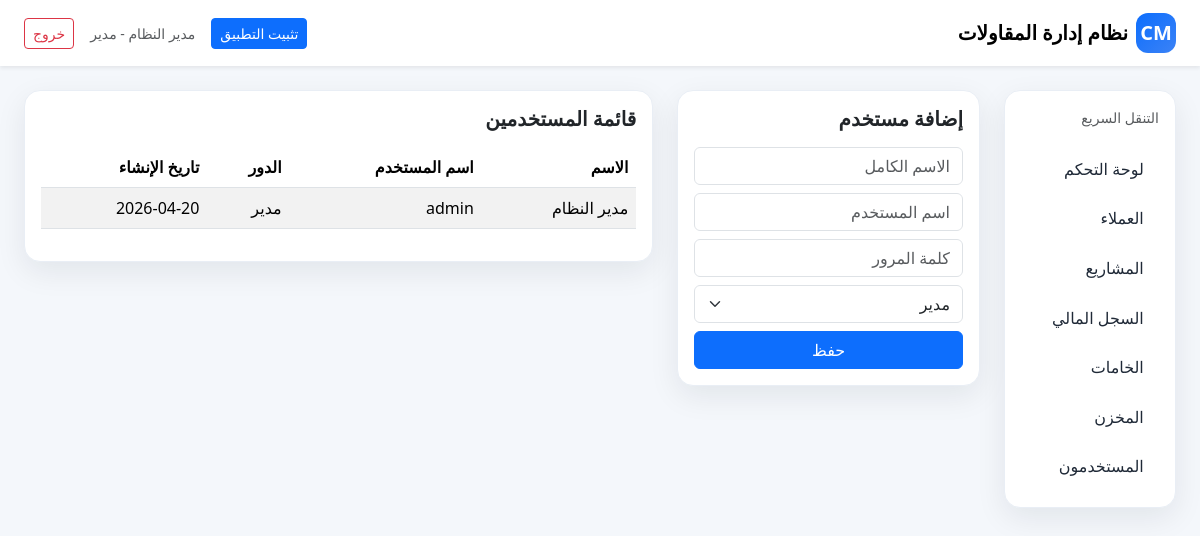
Screenshot of /users (signed in) with the database file from the repository.
### app.py (models this page shows, shortened)
class User(UserMixin, db.Model):
    id = db.Column(db.Integer, primary_key=True)
    full_name = db.Column(db.String(150), nullable=False)
    username = db.Column(db.String(80), unique=True, nullable=False)
    password_hash = db.Column(db.String(255), nullable=False)
    role_id = db.Column(db.Integer, db.ForeignKey('role.id'))
    is_active_user = db.Column(db.Boolean, default=True)
    created_at = db.Column(db.DateTime, default=datetime.utcnow)
    role = db.relationship('Role')
    @property
    def is_admin(self):
        return self.role and self.role.code == 'admin'

class Role(db.Model):
    id = db.Column(db.Integer, primary_key=True)
    name = db.Column(db.String(100), nullable=False)
    code = db.Column(db.String(50), unique=True, nullable=False)

### app.py (the view, shortened to what this page needs)
@app.route('/users', methods=['GET', 'POST'])
@login_required
@admin_required
def users():
    all_users = User.query.order_by(User.id.desc()).all()
    roles = Role.query.order_by(Role.name).all()
    return render_template('users.html', users=all_users, roles=roles)

### app.py (called while the page is built)
@login_manager.user_loader
def load_user(user_id):
    return User.query.get(int(user_id))

def admin_required(func):
    @wraps(func)
    def wrapper(*args, **kwargs):
        if not current_user.is_authenticated or not current_user.is_admin:
            flash('غير مسموح لك بهذه العملية', 'danger')
            return redirect(url_for('dashboard'))
        return func(*args, **kwargs)
    return wrapper

### templates/users.html (shortened to what this page needs)
{% extends 'base.html' %}
{% block content %}
<div class="row g-4">
  <div class="col-lg-4">
    <div class="card section-card p-3">
      <h5 class="fw-bold mb-3">إضافة مستخدم</h5>
      <form method="post" class="row g-2">
        <div class="col-12"><input name="full_name" class="form-control" placeholder="الاسم الكامل" required></div>
        <div class="col-12"><input name="username" class="form-control" placeholder="اسم المستخدم" required></div>
        <div class="col-12"><input type="password" name="password" class="form-control" placeholder="كلمة المرور" required></div>
        <div class="col-12"><select name="role_id" class="form-select">{% for role in roles %}<option value="{{ role.id }}">{{ role.name }}</option>{% endfor %}</select></div>
        <div class="col-12"><button class="btn btn-primary w-100">حفظ</button></div>
      </form>
    </div>
  </div>
  <div class="col-lg-8">
    <div class="card section-card p-3">
      <h5 class="fw-bold mb-3">قائمة المستخدمين</h5>
      <table class="table table-striped">
        <thead><tr><th>الاسم</th><th>اسم المستخدم</th><th>الدور</th><th>تاريخ الإنشاء</th></tr></thead>
        <tbody>
          {% for user in users %}
          <tr><td>{{ user.full_name }}</td><td>{{ user.username }}</td><td>{{ user.role.name if user.role else '-' }}</td><td>{{ user.created_at.strftime('%Y-%m-%d') }}</td></tr>
          {% endfor %}
        </tbody>
      </table>
    </div>
  </div>
</div>
{% endblock %}

### templates/base.html (shortened to what this page needs)
<!doctype html>
<html lang="ar" dir="rtl">
<head>
  <link href="https://cdn.jsdelivr.net/npm/bootstrap@5.3.3/dist/css/bootstrap.rtl.min.css" rel="stylesheet">
</head>
<body>
{% if current_user.is_authenticated %}
<nav class="navbar navbar-expand-lg bg-white shadow-sm sticky-top">
  <div class="container-fluid px-3 px-lg-4">
    <div class="d-flex align-items-center gap-2">
      <a class="navbar-brand fw-bold d-flex align-items-center gap-2 mb-0" href="{{ url_for('dashboard') }}">
        <span class="brand-mark">CM</span>
        <span class="topbar-title">نظام إدارة المقاولات</span>
      </a>
    </div>
    <div class="d-flex gap-2 gap-lg-3 align-items-center">
      <button id="installAppBtn" class="btn btn-primary btn-sm d-none d-lg-inline-flex">تثبيت التطبيق</button>
      <span class="text-muted small d-none d-md-inline">{{ current_user.full_name }} - {{ current_user.role.name if current_user.role else '' }}</span>
      <a class="btn btn-outline-danger btn-sm" href="{{ url_for('logout') }}">خروج</a>
    </div>
  </div>
</nav>
<div class="container-fluid px-3 px-lg-4 py-3 py-lg-4 app-shell">
  <div class="row g-4">
    <div class="col-lg-2 d-none d-lg-block">
      <div class="bg-white p-3 section-card sticky-top sidebar-panel">
        <div class="small text-muted mb-3">التنقل السريع</div>
        <a class="sidebar-link" href="{{ url_for('dashboard') }}">لوحة التحكم</a>
        <a class="sidebar-link" href="{{ url_for('clients') }}">العملاء</a>
        <a class="sidebar-link" href="{{ url_for('projects') }}">المشاريع</a>
        <a class="sidebar-link" href="{{ url_for('finance') }}">السجل المالي</a>
        <a class="sidebar-link" href="{{ url_for('materials') }}">الخامات</a>
        <a class="sidebar-link" href="{{ url_for('inventory') }}">المخزن</a>
        {% if current_user.is_admin %}
        <a class="sidebar-link" href="{{ url_for('users') }}">المستخدمون</a>
        {% endif %}
      </div>
    </div>
    <div class="col-12 col-lg-10">
{% else %}
<div class="container py-3 py-md-4">
{% endif %}
{% block content %}{% endblock %}
{% if current_user.is_authenticated %}
    </div>
  </div>
</div>
{% else %}
</div>
{% endif %}
</body>
</html>

### templates/base.html (style rules this page uses)
:root { --brand:#0d6efd; --brand-dark:#0b57d0; --bg:#f4f7fb; --card-shadow:0 10px 30px rgba(15,23,42,.08); --border:#e9eef5; }
body { background:var(--bg); }
.app-shell { min-height: calc(100vh - 76px); }
.sidebar-link { text-decoration:none; color:#1f2937; display:block; padding:.80rem .95rem; border-radius:.85rem; font-weight:500; }
.stat-card, .section-card { border:1px solid var(--border); border-radius:1rem; box-shadow:var(--card-shadow); }
.section-card { overflow:hidden; }
.sidebar-panel { top:20px; }
.brand-mark { width:40px; height:40px; border-radius:12px; display:inline-flex; align-items:center; justify-content:center; background:linear-gradient(135deg, #0d6efd, #3b82f6); color:#fff; font-weight:800; }

### rows the page displays
User: full_name "مدير النظام", username "admin", role "مدير", created_at "2026-04-20"
Role: role "مدير"

### other values shown
form field role_id "مدير"
